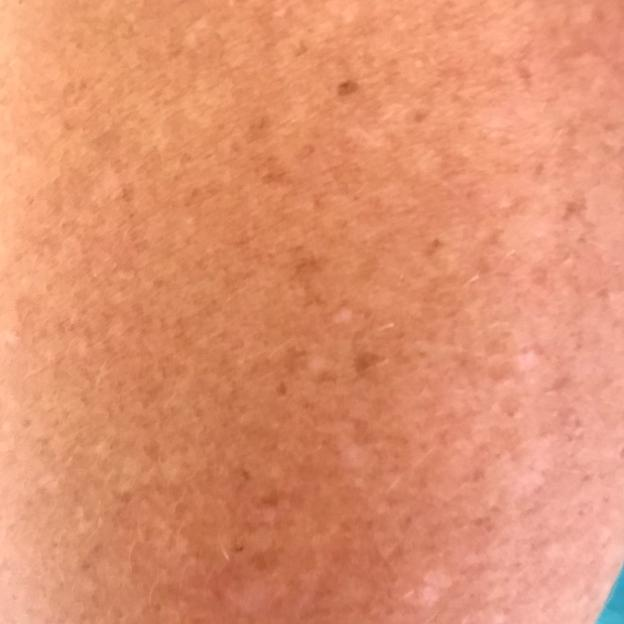
#> input picture Okapi_raw_images/PAT_1018_107_68.png, 624 x 624 px
$ python 03_evaluate_classifier.py
#> lines starting #> are read from the running program, lines starting #| are printed output that depends on the picture
### extract_features.py
# Import necessary libraries
import numpy as np
import matplotlib.pyplot as plt
import skimage
import imageio.v2 as imageio

# Import functions for image processing
from skimage import morphology
from skimage.transform import rotate
from skimage.color import rgb2gray, rgba2rgb
from skimage.filters import threshold_otsu
from skimage.morphology import closing, square, opening, disk
from skimage.measure import label, regionprops
from skimage.segmentation import clear_border
from skimage import segmentation
from skimage.segmentation import slic

#---------------------------------------------------
# Sources:
#
# https://github.com/ludekcizinsky/itu-fyp/blob/main/coursework/fyp2021p03g13/scripts/all_scripts.py
# https://www.w3resource.com/python-exercises/math/python-math-exercise-77.php
# https://bioimagebook.github.io/chapters/2-processing/1-processing_and_analysis/processing_and_analysis.html
#---------------------------------------------------

#---------------------------------------------------
# Help functions
#---------------------------------------------------

#Main function to extract features from an image and mask, that calls other functions
def extract_features(image, mask):

    # Measuring asymmetry
    asymmetry_score = computeAsymmetry(mask)

    # Measuring colour
    colour_score = how_many_colours_are_there(image, mask, hue_range = 60)

    # Measuring dots
    dots_score = computeDotsScore(image,mask)

    # Output: 1D array of all the scores
    return np.array([asymmetry_score,colour_score,dots_score], dtype=np.float16)


#########################################################################
############################### ASYMMETRY ###############################
#########################################################################

def rotateImage(mask, angle, center):

    """
    This function rotates the given image (a 2D numpy array) by the number of given degrees
    and returns the rotated image as a 2D numpy array.
    """

    rotated_image = rotate(mask, -angle, center = center)
    return rotated_image


def findCentroid(mask):

    """
    This function computes the centroid of a given mask (a 2D binary numpy array),
    by computing the mean of the x and y-coordinates of the mask region.
    The pair of coordinates for the centroid are returned.
    """

    # X-coordinates
    region_column_indices = np.where(np.sum(mask, axis = 0) > 0)[0]
    left, right = region_column_indices[0], region_column_indices[-1]
    xCoord = (left + right)//2

    # Y-coordinates
    region_row_indices = np.where(np.sum(mask, axis = 1) > 0)[0]
    top, bottom = region_row_indices[0], region_row_indices[-1]
    yCoord = (top + bottom)//2

    return xCoord, yCoord


def halveTheRegionHorizontally(yCoord, mask):

    """
    This function takes a y-coordiante and an image (2D numpy array) as input.
    It splits the image horizontally through the given y-coordinate into two halves.
    It returns two 2D numpy arrays representing the two halves.
    """

    # Get the halves
    upper = mask[:yCoord]
    lower = mask[yCoord:]

    # Make sure both halves have the same amount of rows
    n_rows_upper = upper.shape[0]
    n_rows_lower = lower.shape[0]

    # Lower half needs more rows
    if  n_rows_upper > n_rows_lower:

        # Get inputs for transformation
        row_difference = n_rows_upper - n_rows_lower
        n_columns = lower.shape[1]
        additional_rows = [[0]*n_columns for _ in range(row_difference)]

        # Stacks row-wise lower and then additional rows
        lower = np.vstack((lower, additional_rows))

    # Upper half needs more rows
    elif n_rows_upper < n_rows_lower:

        # Get inputs for transformation
        row_difference = n_rows_lower - n_rows_upper
        n_columns = upper.shape[1]
        additional_rows = [[0]*n_columns for _ in range(row_difference)]

        # Stacks row-wise additional rows and then upper
        upper = np.vstack((additional_rows, upper))

    # Flip the lower along the x-axis, so it can be then compared directly without any further transformation
    lower = np.flip(lower, axis = 0)

    return lower, upper

# [41 lines left out: function halveTheRegionVertically, not called in this run]


def computeAsymmetry(mask):

    """
    This function takes a mask (2D binary numpy array) as input.
    It computes the asymmetry of the masked region as follows:
    1. Finds centroid x and y-coordinate pair of the mask.
    2. The mask is split into two halves (both horizontally and vertically) using the computed centroid
    3. The two regions are subtracted from each other. The differences are summed and then made relative to the size of the mask.
       This is done both horizontally and vertically.
    4. The horizontal and vertical asymmetry scores are aggregated.

    This procedure is done for a selected number of rotations of the mask.
    The minimum of the aggregated asymmetry scores is returned.
    """

    # Make sure the mask is binary and not consisting of floats.
    mask[mask > 0] = 1


    # Total area of lesion
    lesion_area = np.sum(mask, dtype=np.float64)

    # Get center
    xCoord, yCoord = findCentroid(mask)
    center = [xCoord, yCoord]

    # Specify the angles for rotation
    angles = [i for i in range(30, 181, 30)]

    # Get the asymmetry results for each rotation
    asymmetry_results = []
    for angle in angles:

        # Rotation
        rotated_mask = rotateImage(mask, angle, center)

        # Horizontal split
        bottom, top = halveTheRegionHorizontally(yCoord, rotated_mask)
        horizontal_asymmetry = abs(np.sum((bottom - top)))/lesion_area

        # Vertical split
        left, right = halveTheRegionVertically(xCoord, rotated_mask)
        vertical_asymmetry = np.sum(np.abs(left - right)) / lesion_area

        # Save the result
        asymmetry_results.append(horizontal_asymmetry + vertical_asymmetry)

    return min(asymmetry_results)


#########################################################################
############################# COLOUR ####################################
#########################################################################

# [196 lines left out: functions find_topbottom, find_leftright, lesionMaskCrop, rgb_to_hsv, getColorFeatures, how_many_colours_are_there and 4 more, not called in this run]

### 03_evaluate_classifier.py
#-----------------------------------------------------------------
##################### HOW TO USE THE SCRIPT ######################

#Line 28: Provide a path for the image, otherwise you will be prompted to do so in the Terminal.
#Line 30: Provide a path for the mask, otherwise you will be prompted to do so in the Terminal.

#-----------------------------------------------------------------

import pickle #for loading your trained classifier

from extract_features import extract_features #our feature extraction

#For reading in the image, mask, and metadata
import numpy as np
import matplotlib.pyplot as plt
import os
import pandas as pd

# Import our own file that has the feature extraction functions
from extract_features import extract_features

#for testing the classifier
from sklearn.tree import DecisionTreeClassifier
from sklearn.neighbors import KNeighborsClassifier

#put the relative file locations for the image and mask here
print("Please type in the relative file path of the image")
file_image = str(input())
#> the answer given: Okapi_raw_images/PAT_1018_107_68.png
print("Please type in the relative file path of the mask")
file_mask = str(input())
#> the answer given: Okapi_raw_images/PAT_104_1755_320.png

#read in the image and mask into arrays
im_plt = plt.imread(file_image)
#> im_plt is the input picture: shape (624, 624, 3) float32; mean R, G, B 0.88, 0.572, 0.439
img = np.float16(im_plt)
mask_plt = plt.imread(file_mask)
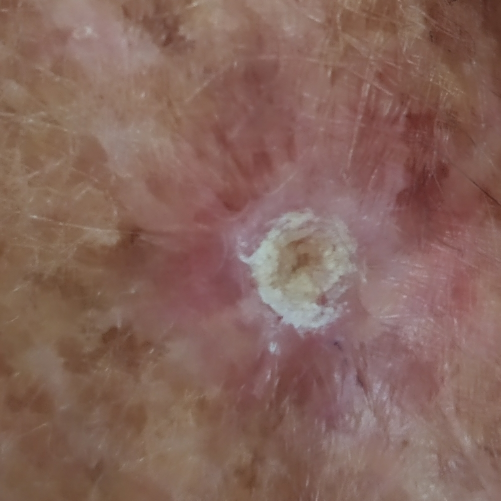
#> input picture Okapi_raw_images/PAT_104_1755_320.png, 1001 x 1001 px (shown at 1/2 size)
#> mask_plt is the input picture: shape (1001, 1001, 3) float32; mean R, G, B 0.525, 0.397, 0.36
mask = np.float16(mask_plt)

# The function that should classify new images.
# The image and mask are the same size, and are already loaded using plt.imread
def classify(img, mask):

     #Extract features (the same ones that you used for training)
     x = extract_features(img, mask)
#> in computeAsymmetry, `mask[mask > 0] = 1`: mask: shape (1001, 1001, 3) float16; every value is 1
#> in computeAsymmetry, `lesion_area = np.sum(mask, dtype=np.float64)`: lesion_area = 3006003
#> in findCentroid, `region_column_indices = np.where(np.sum(mask, axis = 0) > 0)[0]`: region_column_indices = 3003 values from 0 to 1000
#> in findCentroid, `left, right = region_column_indices[0], region_column_indices[-1]`: left = 0; right = 1000
#> in findCentroid, `xCoord = (left + right)//2`: xCoord = 500
#> in findCentroid, `region_row_indices = np.where(np.sum(mask, axis = 1) > 0)[0]`: region_row_indices = 3003 values from 0 to 1000
#> in findCentroid, `top, bottom = region_row_indices[0], region_row_indices[-1]`: top = 0; bottom = 1000
#> in findCentroid, `yCoord = (top + bottom)//2`: yCoord = 500
#> in computeAsymmetry, `center = [xCoord, yCoord]`: center = [500, 500]
#> the loop in computeAsymmetry, `for angle in angles:` made 1 pass
#> pass 1, in rotateImage, `rotated_image = rotate(mask, -angle, center = center)`:
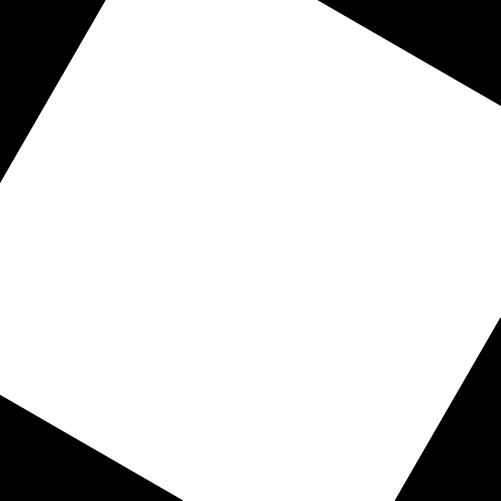
#> rotated_image: shape (1001, 1001, 3) float32 (shown at 1/2 size); min 0, max 1, mean 0.845
#> pass 1, in halveTheRegionHorizontally, `upper = mask[:yCoord]`:
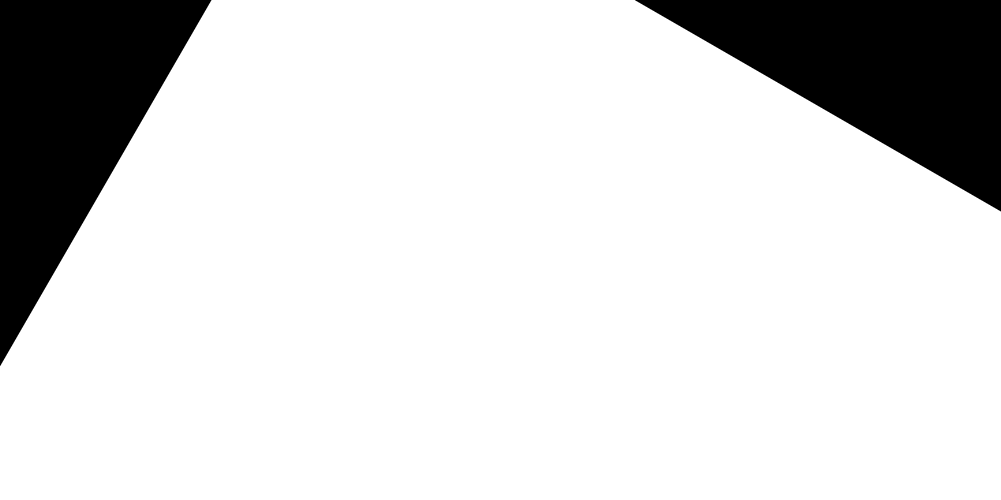
#> upper: shape (500, 1001, 3) float32; min 0, max 1, mean 0.845
#> pass 1, in halveTheRegionHorizontally, `lower = mask[yCoord:]`:
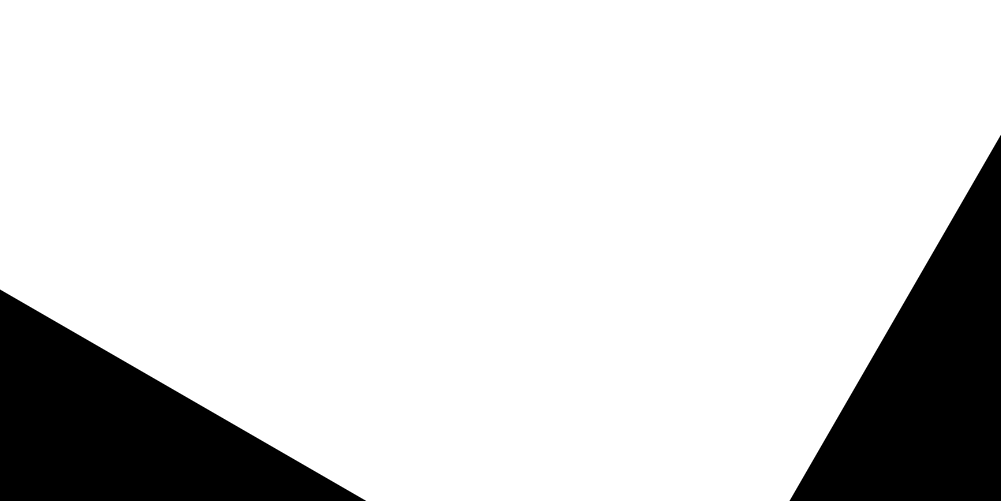
#> lower: shape (501, 1001, 3) float32; min 0, max 1, mean 0.845
#> after the loop in computeAsymmetry, `for angle in angles:`: asymmetry_results = []
     y = x.reshape(1,-1)

     #Load the trained classifier
     classifier = pickle.load(open('groupOkapi_classifier.sav', 'rb'))


     #Use it on this example to predict the label AND posterior probability
     pred_label = classifier.predict(y)
     pred_prob = classifier.predict_proba(y)

     #Since our saved classifier is KNN1, this will always return 1 or 0
     if pred_label == 1:
          print("Expected class is: Cancer")
          print(f'Probability of prediction is: {int(pred_prob[0,1])}')
     else:
          print("Expected class is: Not cancer")
          print(f'Probability of prediction is: {int(pred_prob[0,0])}')


     #print('predicted label is ', pred_label)
     #print('predicted probability is ', pred_prob)
     return pred_label, pred_prob


# The TAs will call the function above in a loop, for external test images/masks
#> (the run stopped early here; a loop or call above may not have finished)
